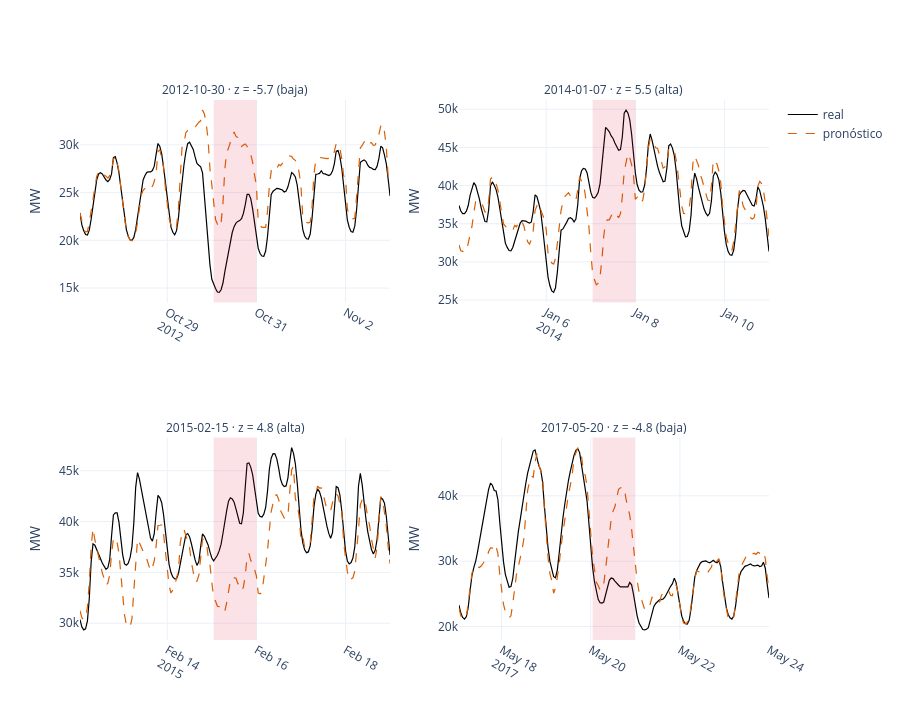

Notebook code cell kept with this figure:
### Markdown cell above
### Los casos principales, hora a hora

Real y pronóstico en los días de mayor magnitud, con una ventana de ±3 días. La franja marca el día atípico.

### Code cell
casos = lista.head(N_CASOS)
ncols = 2
nrows = int(np.ceil(len(casos) / ncols))
fig = make_subplots(rows=nrows, cols=ncols,
                    subplot_titles=[f"{f.fecha:%Y-%m-%d} · z = {f.z_mod:.1f} ({f.direccion})"
                                    for f in casos.itertuples()])

for i, fila in enumerate(casos.itertuples()):
    r, c = i // ncols + 1, i % ncols + 1
    ventana = residuos[(residuos['fecha'] >= fila.fecha - pd.Timedelta(days=3)) &
                       (residuos['fecha'] <= fila.fecha + pd.Timedelta(days=3))]
    fig.add_trace(go.Scatter(x=ventana['Datetime'], y=ventana['real'], mode='lines', name='real',
                             line=dict(color='black', width=1.2), showlegend=(i == 0)), row=r, col=c)
    fig.add_trace(go.Scatter(x=ventana['Datetime'], y=ventana['prediccion'], mode='lines', name='pronóstico',
                             line=dict(color='#d95f02', dash='dash', width=1.2), showlegend=(i == 0)),
                  row=r, col=c)
    fig.add_vrect(x0=fila.fecha + pd.Timedelta(hours=1), x1=fila.fecha + pd.Timedelta(days=1),
                  fillcolor='crimson', opacity=0.12, line_width=0, row=r, col=c)

fig.update_xaxes(tickangle=30)
fig.update_yaxes(title_text='MW')
fig.update_annotations(font_size=12)
fig.update_layout(height=360 * nrows)
fig.show()

### Figure 1 — Plotly figure (JSON) as saved in the notebook; plotly's stock layout.template omitted (floating-point values rounded to 4 significant figures; data arrays with more than 128 entries replaced by an {"elided": "..."} marker saying what was removed)
{"data": [{"line": {"color": "black", "width": 1.2}, "mode": "lines", "name": "real", "showlegend": true, "type": "scatter", "x": {"elided": "168 str values"}, "xaxis": "x", "y": {"elided": "168 float values"}, "yaxis": "y"}, {"line": {"color": "#d95f02", "dash": "dash", "width": 1.2}, "mode": "lines", "name": "pronóstico", "showlegend": true, "type": "scatter", "x": {"elided": "168 str values"}, "xaxis": "x", "y": {"elided": "168 float values"}, "yaxis": "y"}, {"line": {"color": "black", "width": 1.2}, "mode": "lines", "name": "real", "showlegend": false, "type": "scatter", "x": {"elided": "168 str values"}, "xaxis": "x2", "y": {"elided": "168 float values"}, "yaxis": "y2"}, {"line": {"color": "#d95f02", "dash": "dash", "width": 1.2}, "mode": "lines", "name": "pronóstico", "showlegend": false, "type": "scatter", "x": {"elided": "168 str values"}, "xaxis": "x2", "y": {"elided": "168 float values"}, "yaxis": "y2"}, {"line": {"color": "black", "width": 1.2}, "mode": "lines", "name": "real", "showlegend": false, "type": "scatter", "x": {"elided": "168 str values"}, "xaxis": "x3", "y": {"elided": "168 float values"}, "yaxis": "y3"}, {"line": {"color": "#d95f02", "dash": "dash", "width": 1.2}, "mode": "lines", "name": "pronóstico", "showlegend": false, "type": "scatter", "x": {"elided": "168 str values"}, "xaxis": "x3", "y": {"elided": "168 float values"}, "yaxis": "y3"}, {"line": {"color": "black", "width": 1.2}, "mode": "lines", "name": "real", "showlegend": false, "type": "scatter", "x": {"elided": "168 str values"}, "xaxis": "x4", "y": {"elided": "168 float values"}, "yaxis": "y4"}, {"line": {"color": "#d95f02", "dash": "dash", "width": 1.2}, "mode": "lines", "name": "pronóstico", "showlegend": false, "type": "scatter", "x": {"elided": "168 str values"}, "xaxis": "x4", "y": {"elided": "168 float values"}, "yaxis": "y4"}], "layout": {"annotations": [{"font": {"size": 12}, "showarrow": false, "text": "2012-10-30 · z = -5.7 (baja)", "x": 0.225, "xanchor": "center", "xref": "paper", "y": 1, "yanchor": "bottom", "yref": "paper"}, {"font": {"size": 12}, "showarrow": false, "text": "2014-01-07 · z = 5.5 (alta)", "x": 0.775, "xanchor": "center", "xref": "paper", "y": 1, "yanchor": "bottom", "yref": "paper"}, {"font": {"size": 12}, "showarrow": false, "text": "2015-02-15 · z = 4.8 (alta)", "x": 0.225, "xanchor": "center", "xref": "paper", "y": 0.375, "yanchor": "bottom", "yref": "paper"}, {"font": {"size": 12}, "showarrow": false, "text": "2017-05-20 · z = -4.8 (baja)", "x": 0.775, "xanchor": "center", "xref": "paper", "y": 0.375, "yanchor": "bottom", "yref": "paper"}], "height": 720, "shapes": [{"fillcolor": "crimson", "line": {"width": 0}, "opacity": 0.12, "type": "rect", "x0": "2012-10-30T01:00:00", "x1": "2012-10-31T00:00:00", "xref": "x", "y0": 0, "y1": 1, "yref": "y domain"}, {"fillcolor": "crimson", "line": {"width": 0}, "opacity": 0.12, "type": "rect", "x0": "2014-01-07T01:00:00", "x1": "2014-01-08T00:00:00", "xref": "x2", "y0": 0, "y1": 1, "yref": "y2 domain"}, {"fillcolor": "crimson", "line": {"width": 0}, "opacity": 0.12, "type": "rect", "x0": "2015-02-15T01:00:00", "x1": "2015-02-16T00:00:00", "xref": "x3", "y0": 0, "y1": 1, "yref": "y3 domain"}, {"fillcolor": "crimson", "line": {"width": 0}, "opacity": 0.12, "type": "rect", "x0": "2017-05-20T01:00:00", "x1": "2017-05-21T00:00:00", "xref": "x4", "y0": 0, "y1": 1, "yref": "y4 domain"}], "xaxis": {"anchor": "y", "domain": [0, 0.45], "tickangle": 30}, "xaxis2": {"anchor": "y2", "domain": [0.55, 1], "tickangle": 30}, "xaxis3": {"anchor": "y3", "domain": [0, 0.45], "tickangle": 30}, "xaxis4": {"anchor": "y4", "domain": [0.55, 1], "tickangle": 30}, "yaxis": {"anchor": "x", "domain": [0.625, 1], "title": {"text": "MW"}}, "yaxis2": {"anchor": "x2", "domain": [0.625, 1], "title": {"text": "MW"}}, "yaxis3": {"anchor": "x3", "domain": [0, 0.375], "title": {"text": "MW"}}, "yaxis4": {"anchor": "x4", "domain": [0, 0.375], "title": {"text": "MW"}}}}
